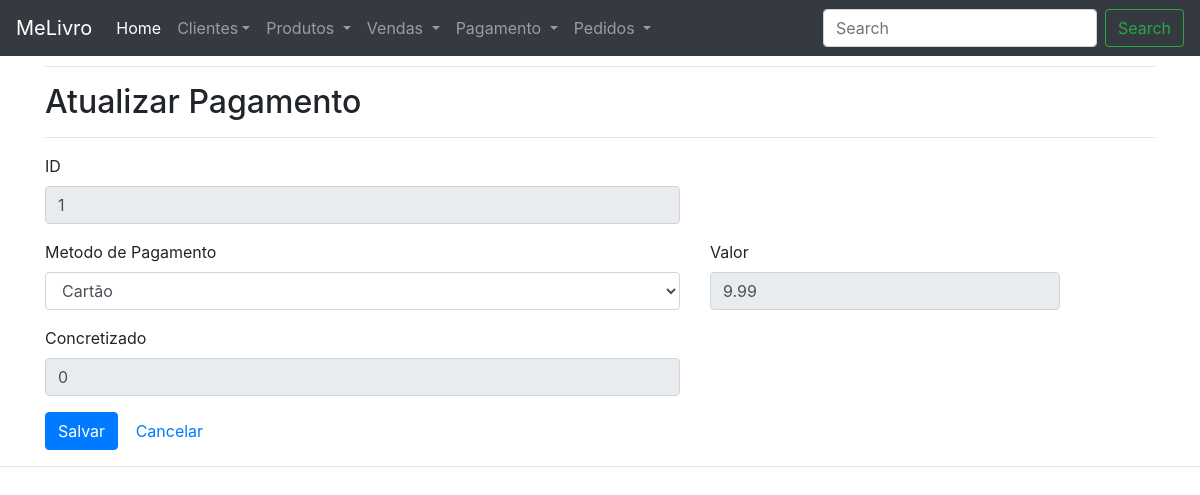
/CRUD/melivro/pagamento/edit.php?id=1, run on an earlier commit of the app's database.
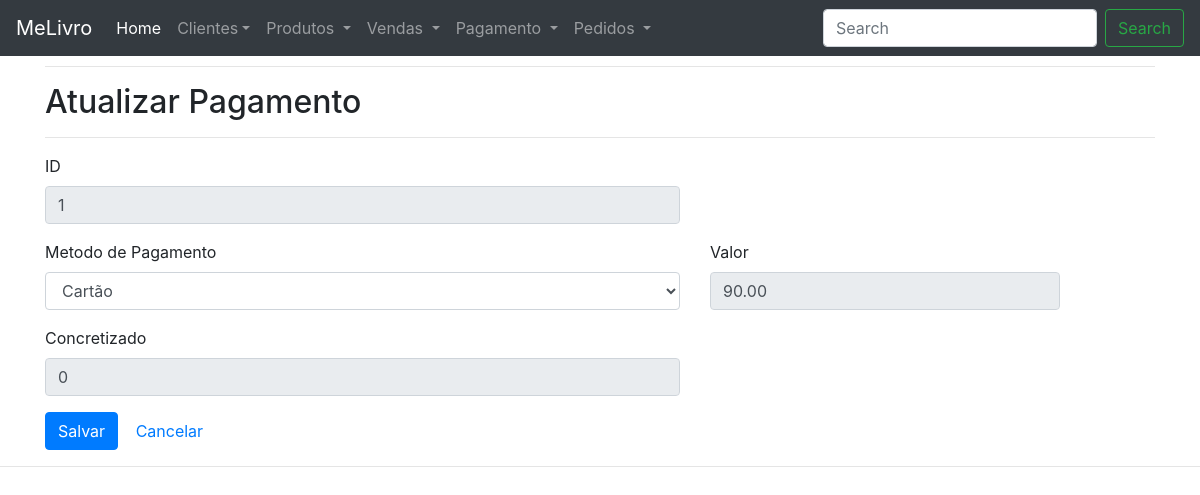
And on a later commit of the database.
### tables this page shows
CREATE TABLE IF NOT EXISTS PAGAMENTO(
    CODPAG INT NOT NULL,
    METODO_PAG VARCHAR(30) NOT NULL,
    VALOR DECIMAL(10,2) NOT NULL,
    CONCRETIZADO TINYINT(1) NOT NULL,  
    PRIMARY KEY(CODPAG)
);

### CRUD/melivro/pagamento/functionsPag.php (called while the page is built, shortened)
<?php
function editPagamento() {
  if (isset($_GET['id'])) {
    $id = $_GET['id'];
    if (isset($_POST['pagamento'])) {
      $pagamento = $_POST['pagamento'];
      updatePagamento('pagamento', $id, $pagamento);
      header('location: index.php');
    } else {
      $pagamento = findPagamentos('pagamentos', $id);
    }
  } else {
    header('location: index.php');
  }
}
function findPagamentos($table = null, $id = null){
  	$database = open_database();
	  $found = null;
  	if($table == 'pagamento'){
    	try{
    		$sql = "SELECT * FROM pagamento" ;
    		$result = $database->query($sql);
	    	if ($result->num_rows > 0) {
        		$found = $result->fetch_all(MYSQLI_ASSOC);
    	  	}
    	}catch (Exception $e) {
     		 $_SESSION['message'] = $e->GetMessage();
      		 $_SESSION['type'] = 'danger';
    	}
   }else{
     	try {
       	    if ($id) {
              $sql = "SELECT * FROM pagamento WHERE pagamento.CODPAG = " . $id;
              $result = $database->query($sql);
    	    	if ($result->num_rows > 0) {
        	   		$found = $result->fetch_assoc();
        		}
      		} else {
        	$sql = "SELECT * FROM pagamento WHERE pagamento.CODPAG = " . $id;
        	$result = $database->query($sql);
        	if ($result->num_rows > 0) {
          	$found = $result->fetch_all(MYSQLI_ASSOC);
        	}
     	 }
       }catch (Exception $e) {
      	 $_SESSION['message'] = $e->GetMessage();
     	 $_SESSION['type'] = 'danger';
     }
  }
  return $found;
}
?>

### CRUD/melivro/pagamento/edit.php (the view, shortened to what this page needs)
<?php
  require_once('functionsPag.php');
  editPagamento();
?>
  <hr />
<h2>Atualizar Pagamento</h2>
<form action="edit.php?id=<?php echo $pagamento['codpag'];?>" method="post">
  <hr />
  <div class="row">
    <div class="form-group col-md-7">
      <label for="name">ID</label>
      <input type="text" class="form-control" name="pagamento['codpag']" value="<?php echo $pagamento['CODPAG'];?>" readonly>
    </div>
    <div class="form-group col-md-7">
      <label for="name">Metodo de Pagamento</label>
      <select type="text" class="form-control" placeholder="Metodo de Pagamento" name="pagamento['metodo_pag']">
         <option value="cartão">Cartão</option>
      </select>
    </div>
    <div class="form-group col-md-4">
      <label for="campo2">Valor</label>
      <input type="number" class="form-control" name="pagamento['valor']" placeholder="Valor" min="1" step=".01" value="<?php echo $pagamento['VALOR'];?>"readonly>
    </div>
     <div class="form-group col-md-7">
      <label for="campo1">Concretizado</label>
      <input type="text" class="form-control" name="pagamento['concretizado']" value="<?php echo $pagamento['CONCRETIZADO'];?>"readonly>
    </div>
  </div>
  <div id="actions" class="row">
    <div class="col-md-12">
      <button type="submit" class="btn btn-primary">Salvar</button>
      <a href="index.php" class="btn btn-default">Cancelar</a>
    </div>
  </div>
</form>

What changed in the data, as far as the page shows it:
changed pagamento id 1: VALOR "9.99" → "90.00"
